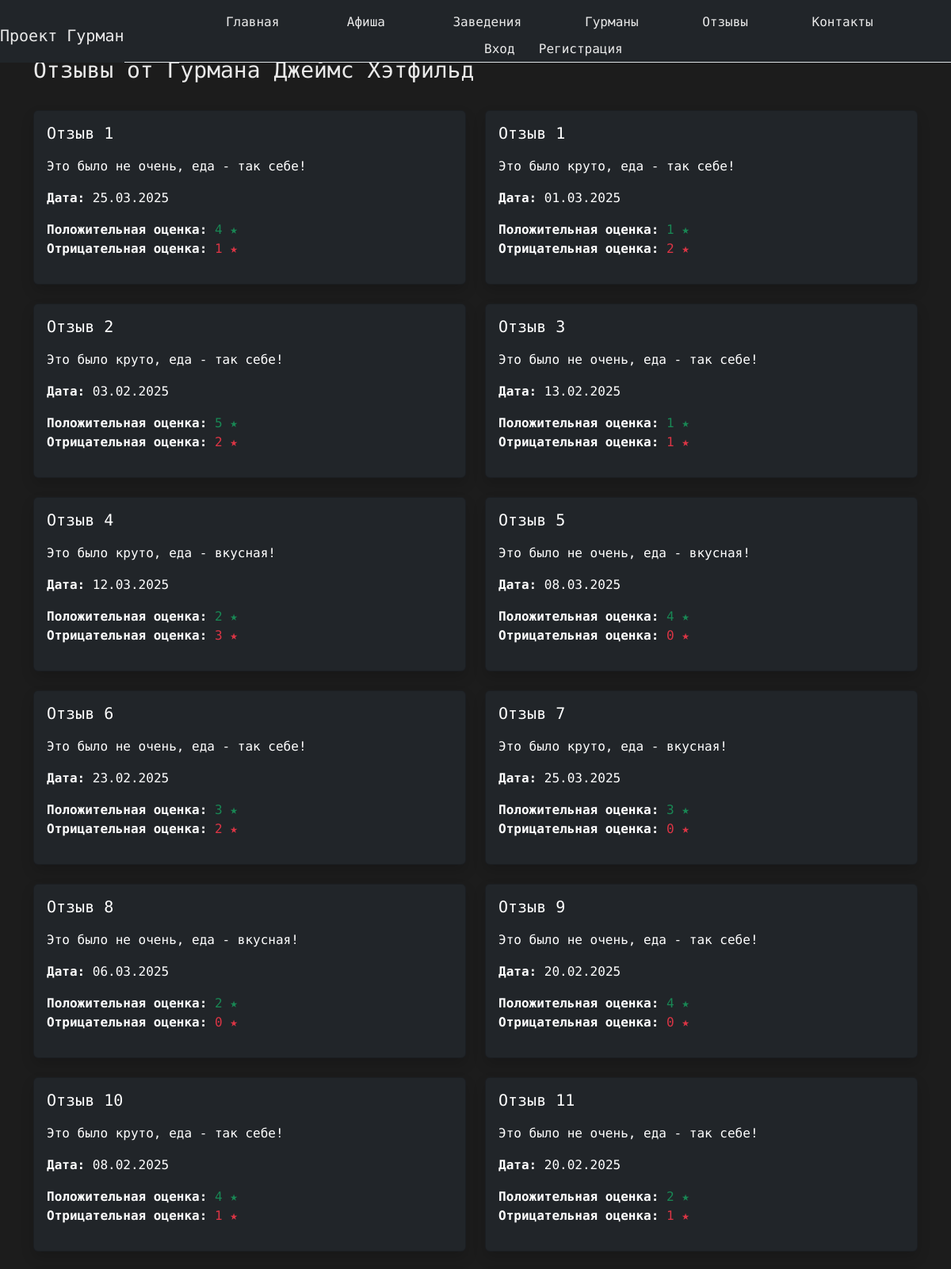
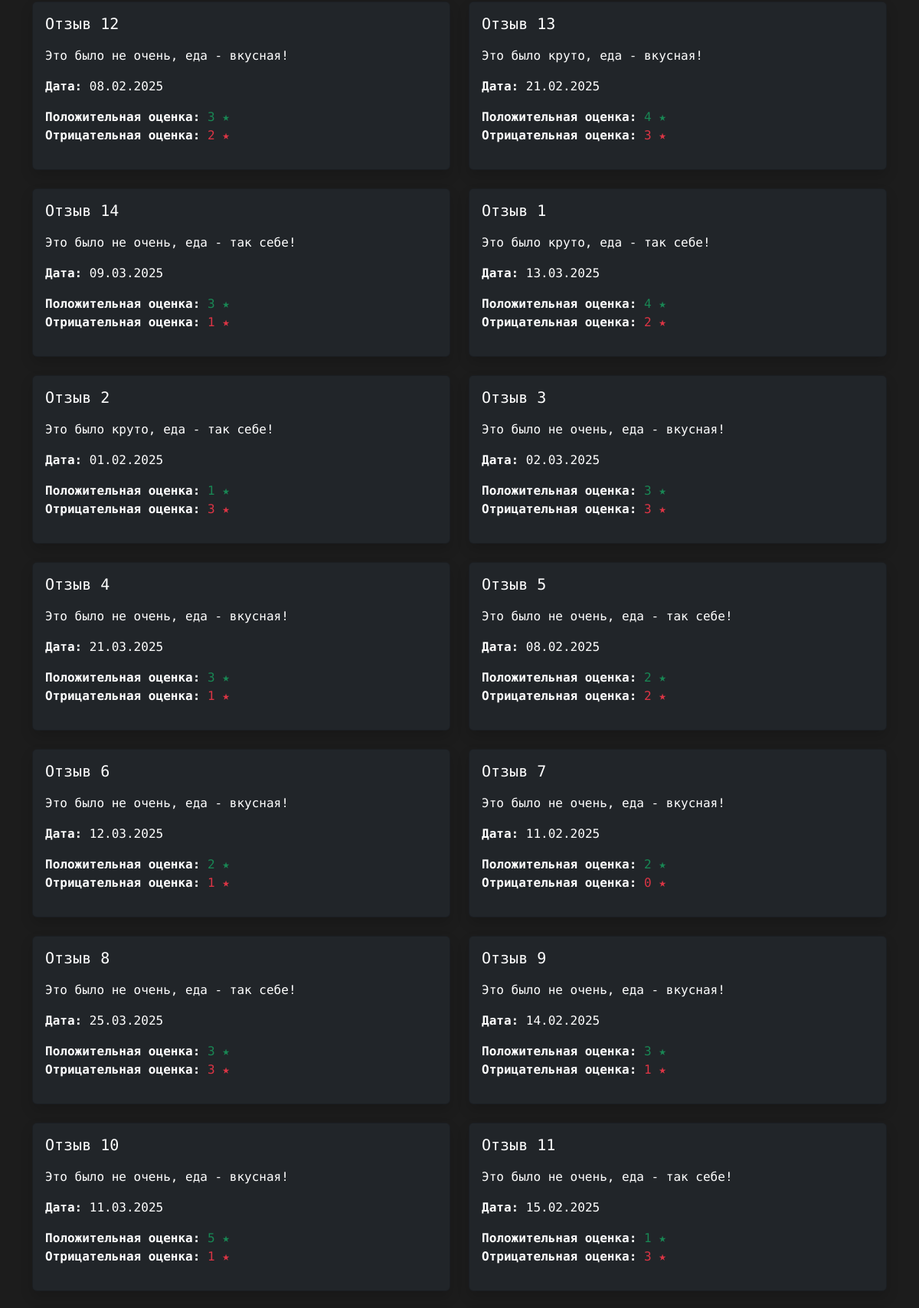
/gourmands/jaims-hatfield/reviews/ (upper part), run on the app's committed database (2 pictures, top to bottom).
### landing/models.py (models this page shows, shortened)
class User(AbstractBaseUser, PermissionsMixin):
    ROLE_CHOICES = (
        ("gourmand", "Гурман"),
        ("owner", "Владелец заведения"),
    )
    email = models.EmailField(unique=True)
    first_name = models.CharField(max_length=30, blank=True)
    last_name = models.CharField(max_length=30, blank=True)
    role = models.CharField(max_length=10, choices=ROLE_CHOICES, default="gourmand")
    is_active = models.BooleanField(default=True)
    is_staff = models.BooleanField(default=False)
    slug = models.SlugField(max_length=100, blank=True, unique=True, verbose_name="Слаг")
    objects = UserManager()
    USERNAME_FIELD = "email"
    REQUIRED_FIELDS = ["first_name", "last_name"]

class Review(models.Model):
    name = models.CharField(max_length=50)
    review_date = models.DateTimeField(auto_now_add=True)
    description = models.TextField()
    gourmand_rating = models.IntegerField(null=True, blank=True, default=None)
    positive_rating = models.IntegerField(default=0)
    negative_rating = models.IntegerField(default=0)
    gourmand = models.ForeignKey(
        settings.AUTH_USER_MODEL,
        on_delete=models.DO_NOTHING,
        related_name='reviews'
    )
    place = models.ForeignKey('Place', on_delete=models.CASCADE, related_name='reviews')
    slug = models.SlugField(max_length=100, blank=True, unique=True, verbose_name="Слаг")

### landing/views.py (the view)
# urls.py: path('gourmands/<slug:slug>/reviews/', views.gourmand_reviews, name='gourmand_reviews'),  # Обновляем
def gourmand_reviews(request, slug):
    gourmand_obj = get_object_or_404(User, slug=slug)
    reviews = Review.objects.filter(gourmand=gourmand_obj)
    return render(request, 'gourmands/gourmand_reviews.html', {'gourmand': gourmand_obj, 'reviews': reviews})

### templates/gourmands/gourmand_reviews.html (shortened to what this page needs)
{% extends 'landing/base.html' %}
{% load static %}
{% block content %}
<div class="container my-5">
  <h1 class="mb-4 pt-4 custom-text-color">Отзывы от Гурмана {{ gourmand.first_name }} {{ gourmand.last_name }}</h1>
  {% if reviews %}
    <div class="row">
      {% for review in reviews %}
        <div class="col-md-6 mb-4">
          <div class="card bg-dark text-white shadow">
            <div class="card-body">
              <h5 class="card-title">{{ review.name }}</h5>
              <p class="card-text">{{ review.description }}</p>
              <p><strong>Дата:</strong> {{ review.review_date|date:"d.m.Y" }}</p>
              <p>
                <strong>Положительная оценка:</strong> <span class="text-success">{{ review.positive_rating }} ★</span><br>
                <strong>Отрицательная оценка:</strong> <span class="text-danger">{{ review.negative_rating }} ★</span>
              </p>
            </div>
          </div>
        </div>
      {% endfor %}
    </div>
  {% else %}
    <div class="alert alert-info" role="alert">
      Пока нет отзывов от {{ gourmand.first_name }}. Ждите, пока напишет первый отзыв
    </div>
  {% endif %}
</div>
{% endblock %}

### landing/static/css/style.css (style rules this page uses)
body { background-color: #1c1c1c; color: white; font-family: 'LXGW WenKai Mono TC', 'Arial', sans-serif; min-height: 100vh; display: flex; flex-direction: column; }
h1, h2, h3, h4, h5, h6 { letter-spacing: 0; font-weight: normal; position: relative; padding: 0 0 10px 0; line-height: normal; color: #111111; margin: 0; }
h1 { font-size: 28px; }
h5 { font-size: 20px; }
.custom-text-color { color: #eaeaea; }

### data on the page
User: first_name "Джеймс", last_name "Хэтфильд"
Review: name "Отзыв 1", description "Это было не очень, еда - так себе!", review_date "25.03.2025", positive_rating "4", negative_rating "1"
Review: name "Отзыв 1", description "Это было круто, еда - так себе!", review_date "01.03.2025", positive_rating "1", negative_rating "2"
Review: name "Отзыв 2", description "Это было круто, еда - так себе!", review_date "03.02.2025", positive_rating "5", negative_rating "2"
Review: name "Отзыв 3", description "Это было не очень, еда - так себе!", review_date "13.02.2025", positive_rating "1", negative_rating "1"
Review: name "Отзыв 4", description "Это было круто, еда - вкусная!", review_date "12.03.2025", positive_rating "2", negative_rating "3"
Review: name "Отзыв 5", description "Это было не очень, еда - вкусная!", review_date "08.03.2025", positive_rating "4", negative_rating "0"
Review: name "Отзыв 6", description "Это было не очень, еда - так себе!", review_date "23.02.2025", positive_rating "3", negative_rating "2"
Review: name "Отзыв 7", description "Это было круто, еда - вкусная!", review_date "25.03.2025", positive_rating "3", negative_rating "0"
Review: name "Отзыв 8", description "Это было не очень, еда - вкусная!", review_date "06.03.2025", positive_rating "2", negative_rating "0"
Review: name "Отзыв 9", description "Это было не очень, еда - так себе!", review_date "20.02.2025", positive_rating "4", negative_rating "0"
Review: name "Отзыв 10", description "Это было круто, еда - так себе!", review_date "08.02.2025", positive_rating "4", negative_rating "1"
Review: name "Отзыв 11", description "Это было не очень, еда - так себе!", review_date "20.02.2025", positive_rating "2", negative_rating "1"
Review: name "Отзыв 12", description "Это было не очень, еда - вкусная!", review_date "08.02.2025", positive_rating "3", negative_rating "2"
Review: name "Отзыв 13", description "Это было круто, еда - вкусная!", review_date "21.02.2025", positive_rating "4", negative_rating "3"
Review: name "Отзыв 14", description "Это было не очень, еда - так себе!", review_date "09.03.2025", positive_rating "3", negative_rating "1"
Review: name "Отзыв 1", description "Это было круто, еда - так себе!", review_date "13.03.2025", positive_rating "4", negative_rating "2"
Review: name "Отзыв 2", description "Это было круто, еда - так себе!", review_date "01.02.2025", positive_rating "1", negative_rating "3"
Review: name "Отзыв 3", description "Это было не очень, еда - вкусная!", review_date "02.03.2025", positive_rating "3", negative_rating "3"
Review: name "Отзыв 4", description "Это было не очень, еда - вкусная!", review_date "21.03.2025", positive_rating "3", negative_rating "1"
Review: name "Отзыв 5", description "Это было не очень, еда - так себе!", review_date "08.02.2025", positive_rating "2", negative_rating "2"
Review: name "Отзыв 6", description "Это было не очень, еда - вкусная!", review_date "12.03.2025", positive_rating "2", negative_rating "1"
Review: name "Отзыв 7", description "Это было не очень, еда - вкусная!", review_date "11.02.2025", positive_rating "2", negative_rating "0"
Review: name "Отзыв 8", description "Это было не очень, еда - так себе!", review_date "25.03.2025", positive_rating "3", negative_rating "3"
Review: name "Отзыв 9", description "Это было не очень, еда - вкусная!", review_date "14.02.2025", positive_rating "3", negative_rating "1"
Review: name "Отзыв 10", description "Это было не очень, еда - вкусная!", review_date "11.03.2025", positive_rating "5", negative_rating "1"
Review: name "Отзыв 11", description "Это было не очень, еда - так себе!", review_date "15.02.2025", positive_rating "1", negative_rating "3"
